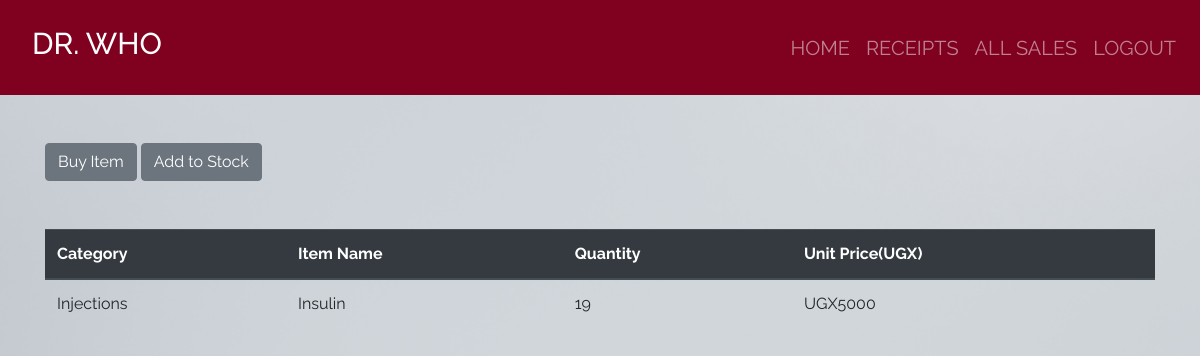
Screenshot of /index/3 (signed in) with the database file from the repository.
### daawa/models.py (models this page shows, shortened)
class Product(models.Model):
    category_name = models.ForeignKey(Category,on_delete=models.CASCADE, null=True, blank=True)
    item_name = models.CharField(max_length = 50, null = True, blank = True)
    total_quantity = models.IntegerField(default = 0, null = True, blank = True)
    issuied_quantity = models.IntegerField(default = 0, null = True, blank = True)
    received_quantity = models.IntegerField(default = 0, null = True, blank = True)
    unit_price = models.IntegerField(default = 0, null = True, blank = True)
    manufacturer = models.CharField(max_length = 50, null = True, blank = True)
    brand = models.CharField(max_length = 50, null = True, blank = True)

class Category(models.Model):
    name = models.CharField(max_length = 50, null = True, blank = True)
    def __str__(self):
        return self.name

### daawa/views.py (the view)
# urls.py: path('index/<int:product_id>',views.product_detail, name = "product_detail"),
@login_required
def product_detail(request, product_id):
    product = Product.objects.get(id = product_id)
    return render(request, "products/product_detail.html",{'product':product})

### templates/products/product_detail.html
{% extends 'products/base.html'%} {% block content%}
<br></br>
<div class = "container">
    <a href="{% url 'issue_item' product.id %}
    " ><input type="submit" value="Buy Item" class="btn btn-secondary" btn type="button"/></a>
    <a href="{% url 'add_to_stock' product.id %}
    " ><input type= "submit" value="Add to Stock" class="btn btn-secondary btn" type="button"/></a>
</div>
<br></br>
<div class = "container">
  <table class="table">
    <thead class="thead-dark">
      <tr>
        <th scope="col">Category</th>
        <th scope="col">Item Name</th>
        <th scope="col">Quantity</th>
        <th scope="col">Unit Price(UGX)</th>
      </tr>
    </thead>
    <tbody>
      <tr>
        <td>{{product.category_name}}</td>
        <td>{{product.item_name}}</td>
        <td>{{product.total_quantity}}</td>
        <td>UGX{{product.unit_price}}</td>
      </tr>
    </tbody>
  </table>
</div>
{% endblock%}

### daawa/static/css/main.css (style rules this page uses)
html,body { position: relative; overflow-x: hidden; background: url('/static/images/img6.jpg'); width: 100% !important; height: 100vh; display: table; position: relative; background-position: center; background-attachment: scroll; -o-background-size: cover; -moz-background-size: cover; -webkit-background-size: cover; background-size: cover; background-repeat: no-repeat; }
body { background-color: hsl(0, 0%, 98%); font-family: 'raleway'; }

### rows the page displays
Product: category_name "Injections", item_name "Insulin", total_quantity "19", unit_price "5000"
